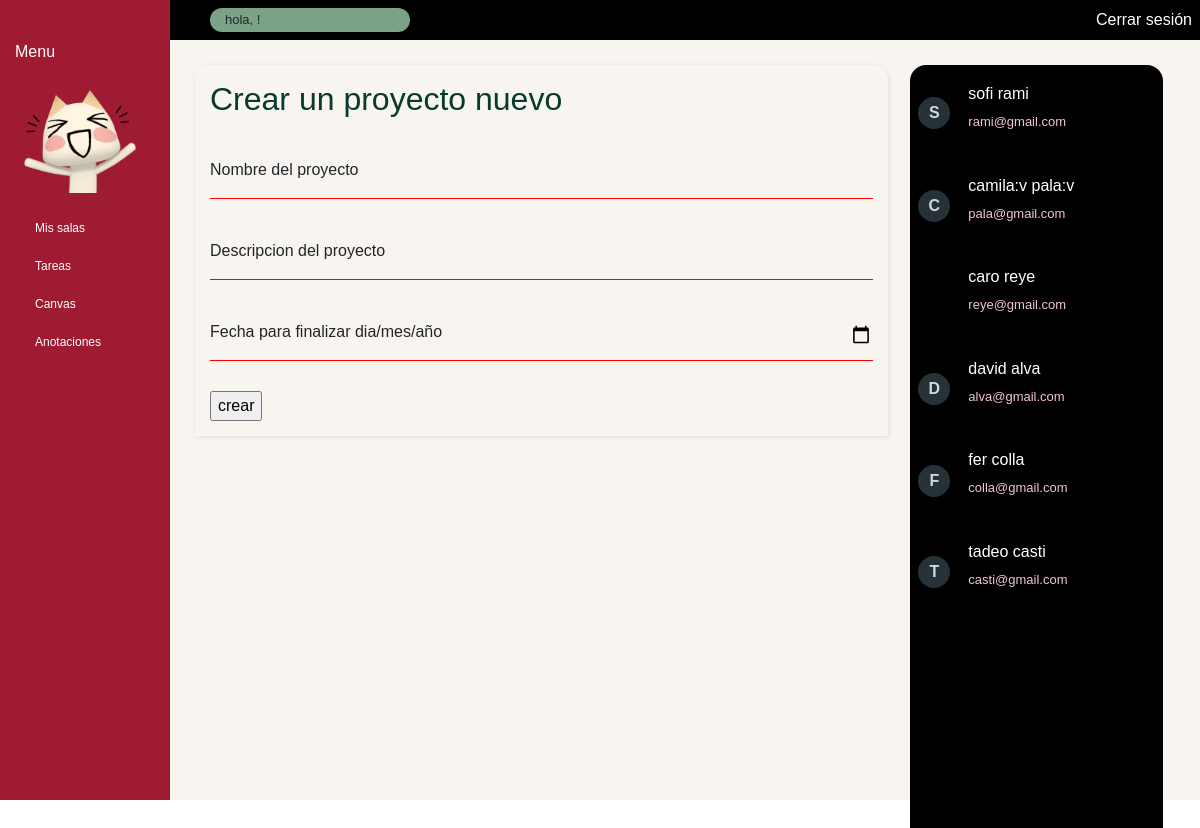
Screenshot of /crear_sala/ (signed in) with the database file from the repository.
### spok/models.py (models this page shows)
class User(AbstractUser):
    profile_picture = models.ImageField(upload_to='profile_pictures/', null=True, blank=True, verbose_name="Foto de Perfil")
    pass

### spok/views.py (the view, shortened to what this page needs)
# urls.py: path('crear_sala/', views.crear_sala, name='crear_sala'),
@login_required()
def crear_sala(request):
    usuarios = User.objects.all().order_by('first_name', 'last_name')
    usuarios_por_inicial = defaultdict(list)
    for i in usuarios:
        first_name = i.first_name or "Sin nombre"
        inicial = first_name[0].upper()
        datos_usuario = [f"{i.first_name} {i.last_name}", i.email]
        usuarios_por_inicial[inicial].append(datos_usuario)
    usuarios_por_inicial = dict(usuarios_por_inicial)
    actual = request.user.email
    print(f"email de usuario actual : {actual}")
    print(usuarios_por_inicial)
    return render(request, "crear_sala.html", {'usuarios_ordenado': usuarios_por_inicial, "actual": actual})

### spok/templates/crear_sala.html (shortened to what this page needs)
{% extends "layout.html" %}
{% load static %}
{% block main %}
<form action="{% url 'crear_sala' %}" method="post">
      <div class="conte_hoja">
        <div class="div_hoja">
          <div class="login-box">
            <h2 style="color: #083A2E !important; ">Crear un proyecto nuevo</h2>
              <div class="user-box">
                <input type="text" name="nombre_sala" required="">
                <label>Nombre del proyecto</label>
              </div>
              <div class="user-box">
                <input type="text" name="descri_sala" required="">
                <label>Descripcion del proyecto</label>
              </div>
                <div class="user-box">
                  <input  type="date" name="date_final" id="date_final" required="" placeholder= "jjj">
                  <label id="LISTA_SOS_GOKU" >Fecha para finalizar dia/mes/año </label>
                </div>
                <input type="submit" value="crear">
            </div>
          </div>
          <div class="ladito">
            <div class="container">
              <div class="floating-stack">
                <dl>
                  {% for hash, personas in usuarios_ordenado.items %}
                  <dt>{{ hash }}</dt>
                  {% for p in personas %}
                  {% if p.1 != "unicamilapalacios@gmail.com" and p.1 != actual %}
                  <dd>
                    <button class="personas" onclick="toggleSelection(this, '{{ p.1 }}')" type="button" style="width: 80%;">
                      <div>
                        <p style="color: white !important;">{{ p.0 }}</p>
                        <p style="font-size: 13px; color: #f2c3d9; margin-top: -10px;">{{ p.1 }}</p>
                      </div>
                    </button>
                  </dd>
                  {% endif %}
                  {% endfor %}
                  {% endfor %}
                </dl>
              </div>
            </div>
          </div>
        </div>
      </form>
{% endblock %}

### spok/static/css/style.css (style rules this page uses)
* { font-family: "Comic Sans MS", sans-serif; }
body { font-family: 'Roboto'; width: 100%; height: 100vh; margin: 0; display: flex; flex-direction: row; }
.div_hoja { border-top-left-radius: 15px; border-top-right-radius: 15px; width: 75%; height: 100%; padding: 15px; box-shadow: 1px 1px 5px rgba(0, 0, 0, 0.1); }
.ladito { height: 100%; width: 30%; }
.conte_hoja { padding: 10px; display: flex; gap: 10px; height: 100%; width: 100%; }
.floating-stack { background: black; color: #fff; height: 100vh; width: 100%; border-radius: 1rem; overflow-y: auto; }
.floating-stack > dl { margin: 0 0 1rem; display: grid; grid-template-columns: 2.5rem 1fr; align-items: center; }
.floating-stack dt { position: sticky; top: 0.5rem; left: 0.5rem; font-weight: bold; background: #263238; color: #cfd8dc; height: 2rem; width: 2rem; border-radius: 50%; padding: 0.25rem 1rem; grid-column: 1; display: inline-flex; align-items: center; justify-content: center; box-sizing: border-box; }
.floating-stack dd { grid-column: 2; margin: 0; padding: 0.75rem; }
.floating-stack > dl:first-of-type > dd:first-of-type { margin-top: 0.25rem; }
#LISTA_SOS_GOKU { background-color: #f8f5f1; }
.personas { background-color: transparent; border-style: none; text-align: justify; }
.login-box h2 { margin: 0 0 30px; padding: 0; }
.login-box .user-box { position: relative; }
.login-box .user-box input { width: 100%; padding: 10px 0; font-size: 20px; margin-bottom: 30px; border: none; border-bottom: 1px solid red; outline: none; background: transparent; }
.login-box .user-box label { position: absolute; top:0; left: 0; padding: 10px 0; font-size: 16px; pointer-events: none; transition: .5s; }
.container { display: flex; flex-direction: row; width: 100%; height: calc(100% - 10px); }

### spok/templates/crear_sala.html (style rules this page uses)
html { height: 100%; }
.login-box h2 { margin: 0 0 30px; padding: 0; }
.login-box .user-box { position: relative; }
.login-box .user-box input { width: 100%; padding: 10px 0; font-size: 20px; margin-bottom: 30px; border: none; border-bottom: 1px solid red; outline: none; background: transparent; }
.login-box .user-box label { position: absolute; top:0; left: 0; padding: 10px 0; font-size: 16px; pointer-events: none; transition: .5s; }

### rows the page displays
User: email "rami@gmail.com"
User: email "pala@gmail.com"
User: email "reye@gmail.com"
User: email "alva@gmail.com"
User: email "colla@gmail.com"
User: email "casti@gmail.com"

### other values shown
{{ hash }} "S" "C" "D" "F" "T"
{{ p.0 }} "sofi rami" "camila:v pala:v" "caro reye" "david alva" "fer colla" "tadeo casti"
